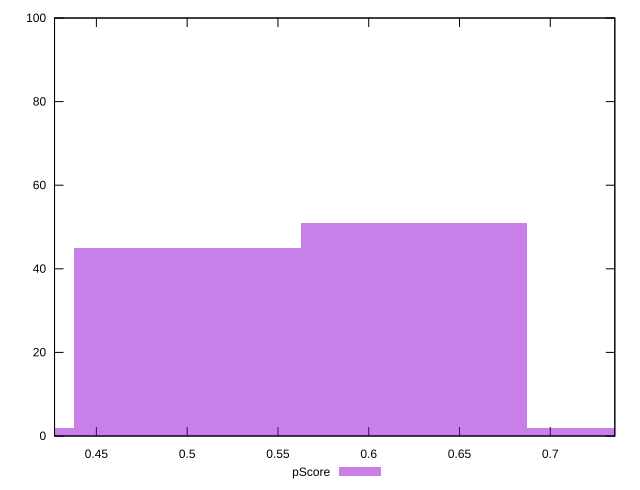

Recreate this plot in gnuplot.
reset

$pScore <<EOF
0.4999462736027481 45
0.6249328420034351 51
0.7499194104041222 2
0.3749597052020611 2
EOF

set key outside below
set boxwidth 0.12498656840068703
set xrange [0.4269411764705882:0.7355555555555555]
set yrange [0:100]
set trange [0:100]
set style fill transparent solid 0.5 noborder
set terminal svg size 640, 490 enhanced background rgb 'white'
set output "report_00015_2021-02-09T16-11-33.973Z/render-blocking-resources/samples/pages+cached+noadtech+nomedia/pScore/histogram.svg"

plot $pScore title "pScore" with boxes

reset
